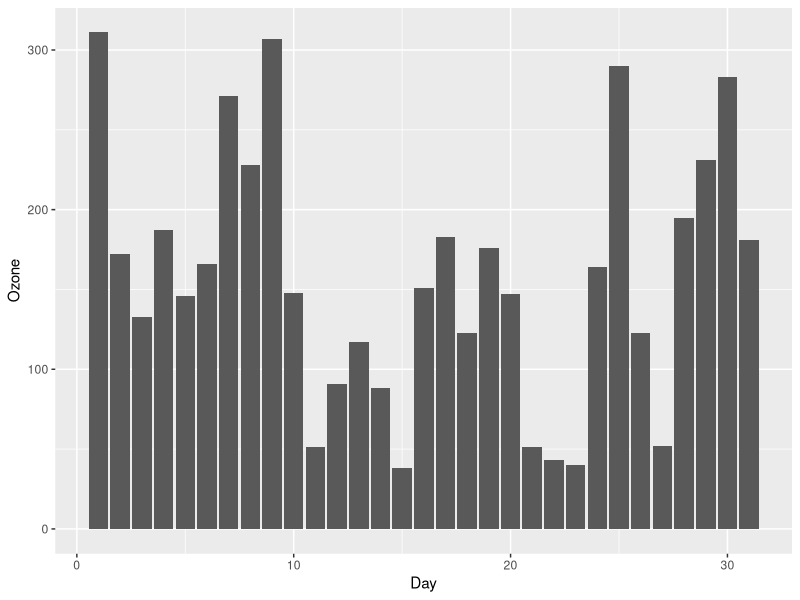

R code for this plot: (Note: this script raises an error after producing the figure.)
## ---- chunk 1
knitr::opts_chunk$set(echo = TRUE)
## ---- chunk 2
head(airquality)   # top 6 rows of the dataset 
str(airquality)    # structure
?airquality        # the helppage of this dataset
## ---- chunk 3
library(ggplot2)
ggplot(data = airquality)+ # start a plot layer
        geom_bar(aes(x = Day, y = Ozone),stat = "identity") # bar layer, by day. Y axis Ozone.
## ---- chunk 4
airquality %>% 
        filter(Day == 1)
## ---- chunk 5
library(ggplot2)
ggplot(data = airquality)+
        geom_bar(aes(x = Day, y = Ozone),stat = "identity")+
        facet_wrap(facets = ~Month)  # create facets per month. 
